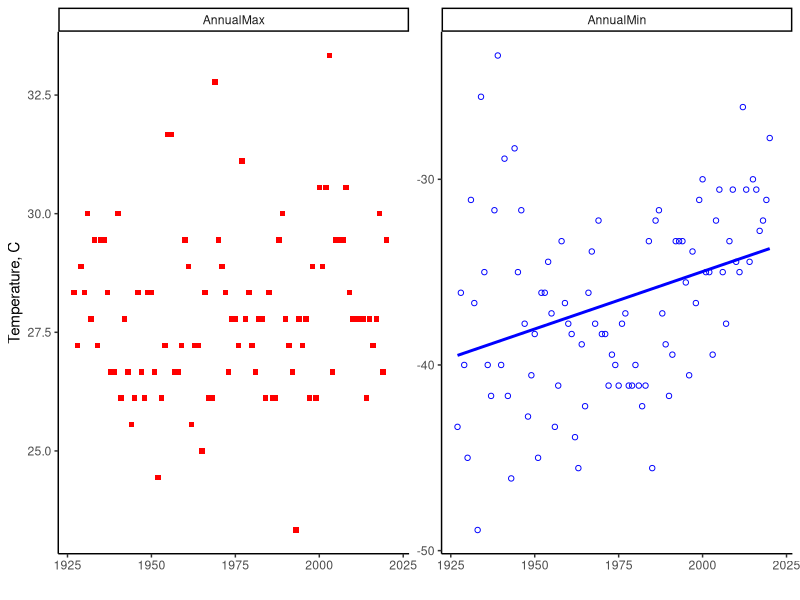
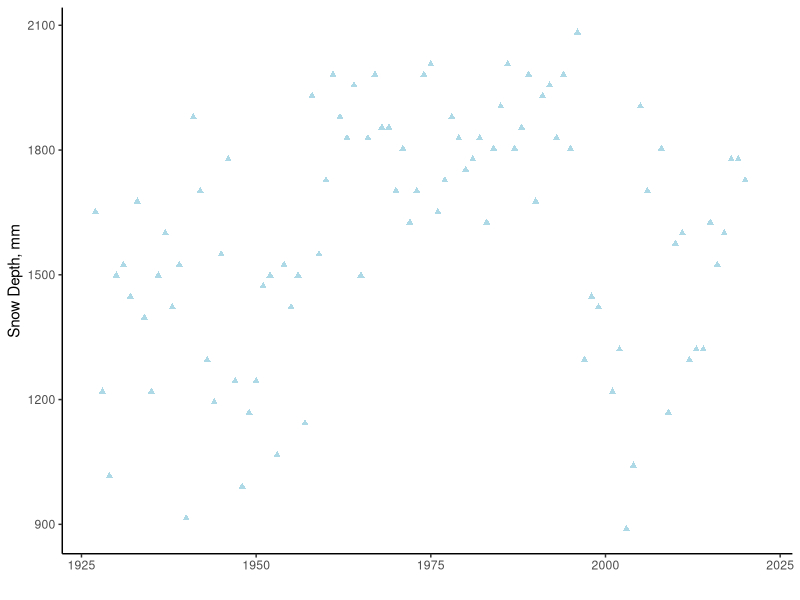
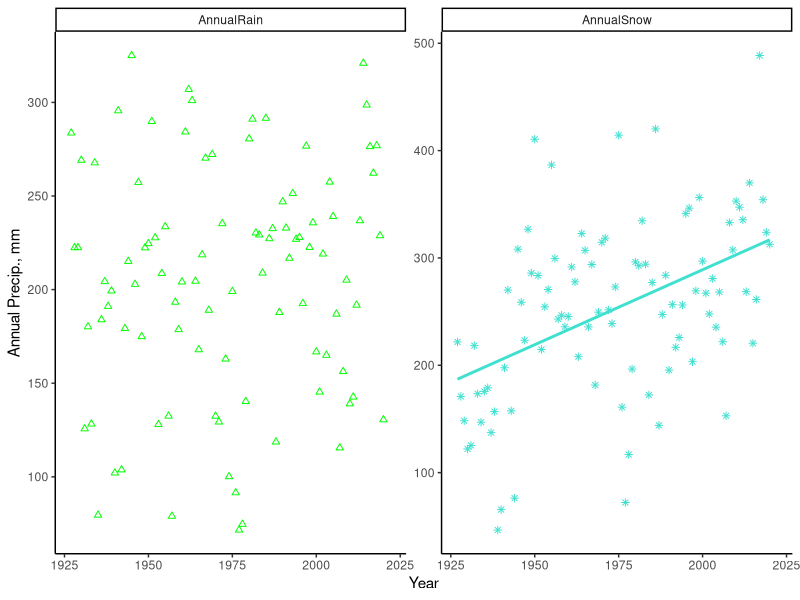
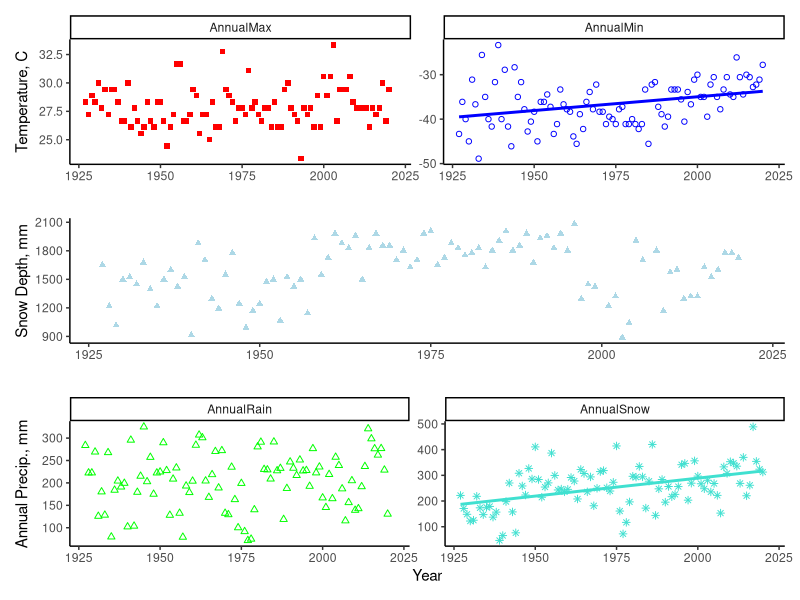
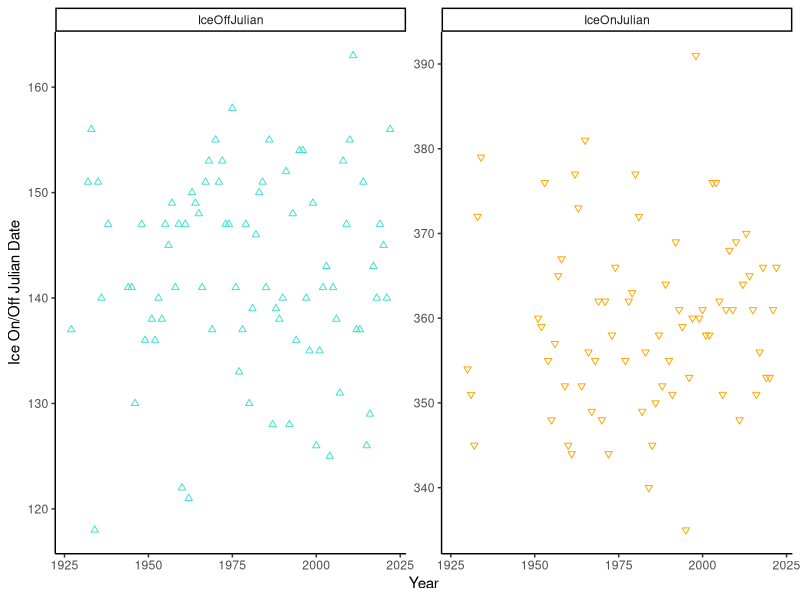
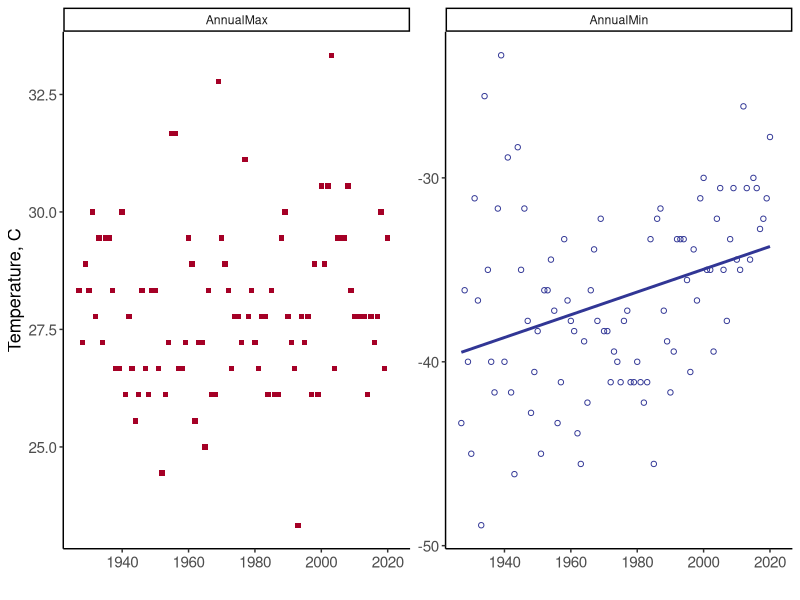
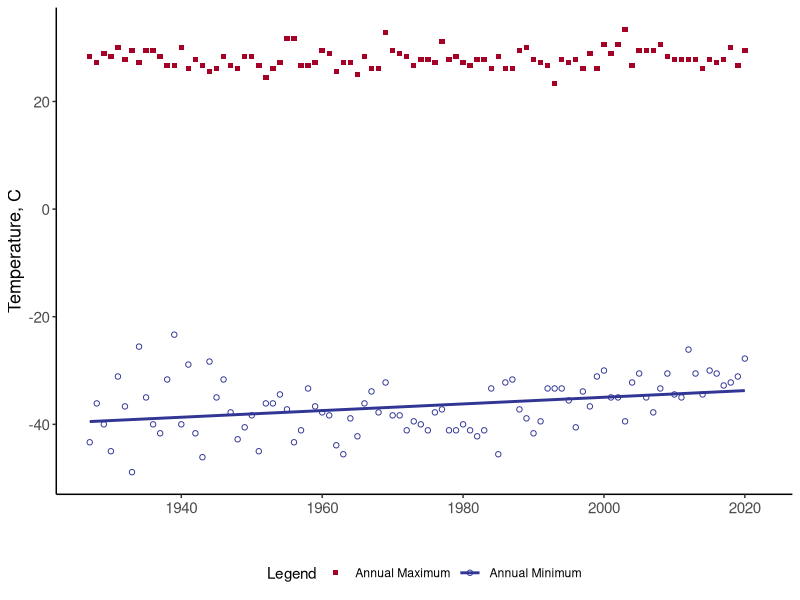
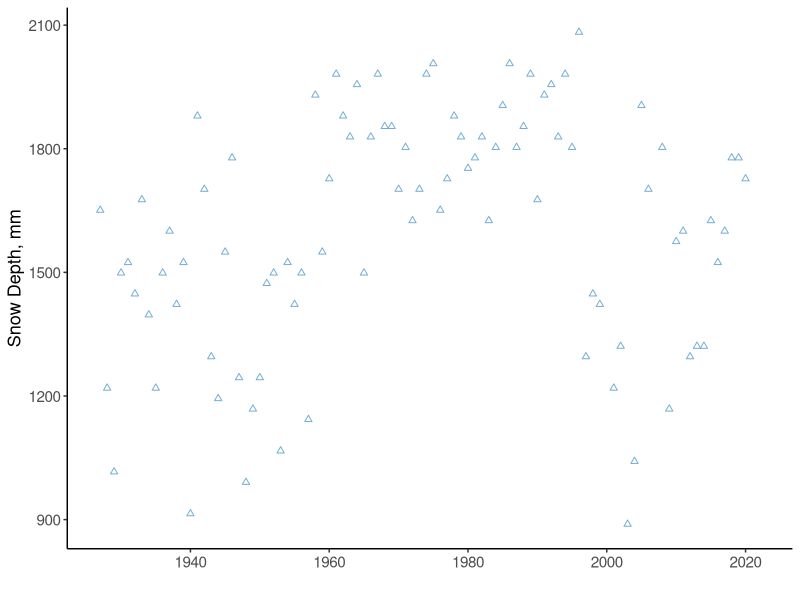

These figures' R source, in order: (Note: this script raises an error after producing the figures.)
## ---- chunk 1
library(ggplot2) #ggplot package for plotting
library(tidyverse) #tidyverse for data wrangling
library(lubridate) #lubridate package for working with dates (not used in this script)
library(patchwork) #patchwork package for multi-panel figure layouts
library(RColorBrewer) #RColorBrewer for color palettes
## ---- chunk 2
ysl_ice <- read.csv(here::here("scripts/YSLoff.csv"))%>% #UPDATE FILEPATH HERE
  select(Year:SnowDepth)%>%
  select(-IceOnDate, -IceOffDate) #select desired columns
## ---- chunk 3
ysl_ice <- ysl_ice %>%
  mutate(ice_cover = #name of new column
           IceOffJulian+(365-IceOnJulian) #calculate ice cover duration = julian day of ice off + 365 - julian day of ice on
           )
#Checking that calculation worked: 
head(ysl_ice)
summary(ysl_ice$ice_cover, na.rm = T)
## ---- chunk 4
ysl_plot <- ysl_ice %>%
  pivot_longer(!Year, #Pivot function to reorganize table - using Year as index column
               names_to = "meas_type", #name of measurement type column
               values_to = "meas_value") #name of measurement value column

#Checking the first two years:
head(ysl_plot, 16)
## ---- chunk 5
f1a <- ggplot(
  filter(ysl_plot, meas_type == "AnnualMax" | meas_type == "AnnualMin"), #data source - selecting desired rows
  aes(x = Year, y = meas_value, shape = meas_type, color = meas_type) #aesthetic mapping: x = year, y = temp, shape = max or min, color = max or min
)+
  geom_point()+ #points
  geom_smooth(data = subset(ysl_plot, meas_type == "AnnualMin"), #sub-setting data - only want to add trendline to annual minimum temp
              aes(x = Year, y = meas_value), #Aesthetics - x = year, y = measurement value
              method = "lm", se = F)+ # Make trendline linear
  theme_classic()+ #Making it look like baseR plots
  labs(x = "", y = "Temperature, C", shape = "Legend", color = "Legend")+ #Labeling axes and legend
  scale_shape_manual(values = c(15, 21),labels = c("Maximum Temp., C", "Minimum Temp., C"), name = "Legend")+ #adjusting shapes and labels of points
  scale_color_manual(values = c("Red", "Blue"), labels = c("Maximum Temp., C", "Minimum Temp., C"), name = "Legend")+ #adjusting colors and labels
  facet_wrap(~meas_type, scales = "free_y")+ #Make 2 side-by side plots with min and max temps; color coded by measurement type
  theme(legend.position = "none") # removing legend

f1a
## ---- chunk 6
f1b <- ggplot(
  filter(ysl_plot, meas_type == "SnowDepth"), #data source - selecting desired rows
  aes(x = Year, y = meas_value, shape = meas_type, color = meas_type) #aesthetic mapping: x = year, y = temp, shape = max or min, color = max or min
)+
  geom_point()+ #points
  theme_classic()+ #Making it look like baseR plots
  labs(x = "", y = "Snow Depth, mm", shape = "Legend", color = "Legend")+ #Labeling axes and legend
  scale_shape_manual(values = c(17), labels = c("Snow Depth, mm"), name = "Legend")+ #adjusting shapes and labels of points
  scale_color_manual(values = c("LightBlue"), labels = c("Snow Depth, mm"), name = "Legend")+ #adjusting colors and labels
  theme(legend.position = "none") #removing legend

f1b  
## ---- chunk 7
f1c<- ggplot(
  filter(ysl_plot, meas_type == "AnnualRain" | meas_type == "AnnualSnow"), #data source - selecting desired rows
  aes(x = Year, y = meas_value, shape = meas_type, color = meas_type) #aesthetic mapping: x = year, y = temp, shape = max or min, color = max or min
)+
  geom_point()+ #points
  geom_smooth(data = subset(ysl_plot, meas_type == "AnnualSnow"), #sub-setting data - only want to add trendline to annual minimum temp
              aes(x = Year, y = meas_value), #Aesthetics - x = year, y = measurement value
              method = "lm", se = F)+ # Make trendline linear
  theme_classic()+ #Making it look like baseR plots
  labs(x = "Year", y = "Annual Precip., mm", shape = "Legend", color = "Legend")+ #Labeling axes and legend
  scale_shape_manual(values = c(24, 8),labels = c("Annual Rainfall, mm", "Annual Snowfall, mm"), name = "Legend")+ #adjusting shapes and labels of points
  scale_color_manual(values = c("Green", "Turquoise"), labels = c("Annual Rainfall, mm", "Annual Snowfall, mm"), name = "Legend")+ #adjusting colors and labels
  facet_wrap(~meas_type, scales = "free_y")+ #Make 2 side-by side plots with min and max temps; color coded by measurement type
  theme(legend.position = "none") #removing legends 
f1c
## ---- chunk 8
f1abc <- f1a/f1b/f1c #Plot layout using patchwork package: "/" syntax = plot 1 over plot 2
f1abc
## ---- chunk 9
ggsave("plots/fig1_orig.pdf", #filepath and name for saving plot
       plot = f1abc, #ggplot object to save
       device = "pdf", #Specifying to save as PDF
       width = 6.5 , height = 9 , units = "in", #size: specifying width, height, and units (in, px, cm, etc)
       dpi = "retina") #resolution 
## ---- chunk 10
f2 <- ggplot(
  filter(ysl_plot, meas_type == "IceOnJulian" | meas_type == "IceOffJulian"), #data source - selecting desired rows
  aes(x = Year, y = meas_value, shape = meas_type, color = meas_type) #aesthetic mapping: x = year, y = temp, shape = max or min, color = max or min
)+
  geom_point()+ #points
  theme_classic()+ #Making it look like baseR plots
  labs(x = "Year", y = "Ice On/Off Julian Date", shape = "Legend", color = "Legend")+ #Labeling axes and legend
  scale_shape_manual(values = c(24, 25),labels = c("Ice Off Date", "Ice On Date"), name = "Legend")+ #adjusting shapes and labels of points
  scale_color_manual(values = c("Turquoise", "Orange"), labels = c("Ice Off Date", "Ice On Date"), name = "Legend")+ #adjusting colors and labels
  facet_wrap(~meas_type, scales = "free_y")+ #Make 2 side-by side plots with Ice on and off; color coded by measurement type
  theme(legend.position = "none") #removing legend
f2
## ---- chunk 11
ggsave("plots/fig2_orig.pdf", plot = f2, device = "pdf", width = 6.5 , height = 5 , units = "in", dpi = "retina") #see above for detailed syntax
## ---- chunk 12
temp.pal <- c("#A50026", "#313695") #specifying color palettes for the different graph types - color codes are based on colorblind-friendly palettes from the RColorBrewer package. 
snow.pal <- "#74ADD1"
precip.pal <- c("#7FC97F","#35978F")
## ---- chunk 13
f1a.edited <- ggplot(
  filter(ysl_plot, meas_type == "AnnualMax" | meas_type == "AnnualMin"), #data source - selecting desired rows
  aes(x = Year, y = meas_value, shape = meas_type, color = meas_type) #aesthetic mapping: x = year, y = temp, shape = max or min, color = max or min
)+
  geom_point()+ #points
  geom_smooth(data = subset(ysl_plot, meas_type == "AnnualMin"), #sub-setting data - only want to add trendline to annual minimum temp
              aes(x = Year, y = meas_value), #Aesthetics - x = year, y = measurement value
              method = "lm", se = F)+ # Make trendline linear
  theme_classic()+ #Making it look like baseR plots
  labs(x = "", y = "Temperature, C", shape = "Legend", color = "Legend")+ #Labeling axes and legend
  scale_shape_manual(values = c(15, 1),labels = c("Maximum Temp., C", "Minimum Temp., C"), name = "Legend")+ #adjusting shapes and labels of points
  scale_color_manual(values = temp.pal, labels = c("Maximum Temp., C", "Minimum Temp., C"), name = "Legend")+ #adjusting colors and labels
  facet_wrap(~meas_type, scales = "free_y")+ #Make 2 side-by side plots with min and max temps; color coded by measurement type
  theme(legend.position = "none", 
        axis.title = element_text(size = 13), #adjusting size of axis title text
        axis.text = element_text(size = 11) #adjusting size of axis labels
        )+
  scale_x_continuous(limits = c(1927, 2022), n.breaks =6)

f1a.edited
## ---- chunk 14
f1a.single <- ggplot(
  filter(ysl_plot, meas_type == "AnnualMax" | meas_type == "AnnualMin"), #data source - selecting desired rows
  aes(x = Year, y = meas_value, shape = meas_type, color = meas_type) #aesthetic mapping: x = year, y = temp, shape = max or min, color = max or min
)+
  geom_point()+ #points
  geom_smooth(data = subset(ysl_plot, meas_type == "AnnualMin"), #sub-setting data - only want to add trendline to annual minimum temp
              aes(x = Year, y = meas_value), #Aesthetics - x = year, y = measurement value
              method = "lm", se = F)+ # Make trendline linear
  theme_classic()+ #Making it look like baseR plots
  labs(x = "", y = "Temperature, C", shape = "Legend", color = "Legend")+ #Labeling axes and legend
  scale_shape_manual(values = c(15, 1),labels = c("Annual Maximum", "Annual Minimum"), name = "Legend")+ #adjusting shapes and labels of points
  scale_color_manual(values = temp.pal, labels = c("Annual Maximum", "Annual Minimum"), name = "Legend")+ #adjusting colors and labels
  theme(legend.position = "bottom", 
        axis.title = element_text(size = 13), #adjusting size of axis title text
        axis.text = element_text(size = 11) #adjusting size of axis labels
        )+
  scale_x_continuous(limits = c(1927, 2022), n.breaks =6)

f1a.single
## ---- chunk 15
f1b.edited <- ggplot(
  filter(ysl_plot, meas_type == "SnowDepth"), #data source - selecting desired rows
  aes(x = Year, y = meas_value, shape = meas_type, color = meas_type) #aesthetic mapping: x = year, y = temp, shape = max or min, color = max or min
)+
  geom_point()+ #points
  theme_classic()+ #Making it look like baseR plots
  labs(x = "", y = "Snow Depth, mm", shape = "Legend", color = "Legend")+ #Labeling axes and legend
  scale_shape_manual(values = c(2), labels = c("Snow Depth, mm"), name = "Legend")+ #adjusting shapes and labels of points
  scale_color_manual(values = snow.pal, labels = c("Snow Depth, mm"), name = "Legend")+ #adjusting colors and labels
  theme(legend.position = "none", 
        axis.title = element_text(size = 13), #adjusting size of axis title text
        axis.text = element_text(size = 11) #adjusting size of axis labels
        )+
  scale_x_continuous(limits = c(1927, 2022), n.breaks =6)

f1b.edited  
## ---- chunk 16
f1c.edited<- ggplot(
  filter(ysl_plot, meas_type == "AnnualRain" | meas_type == "AnnualSnow"), #data source - selecting desired rows
  aes(x = Year, y = meas_value, shape = meas_type, color = meas_type) #aesthetic mapping: x = year, y = temp, shape = max or min, color = max or min
)+
  geom_point()+ #points
  geom_smooth(data = subset(ysl_plot, meas_type == "AnnualSnow"), #sub-setting data - only want to add trendline to annual minimum temp
              aes(x = Year, y = meas_value), #Aesthetics - x = year, y = measurement value
              method = "lm", se = F)+ # Make trendline linear
  theme_classic()+ #Making it look like baseR plots
  labs(x = "Year", y = "Annual Precip., mm", shape = "Legend", color = "Legend")+ #Labeling axes and legend
  scale_shape_manual(values = c(19, 8),labels = c("Annual Rainfall, mm", "Annual Snowfall, mm"), name = "Legend")+ #adjusting shapes and labels of points
  scale_color_manual(values = c(precip.pal), labels = c("Annual Rainfall, mm", "Annual Snowfall, mm"), name = "Legend")+ #adjusting colors and labels
  facet_wrap(~meas_type, scales = "free_y")+ #Make 2 side-by side plots with min and max temps; color coded by measurement type
  theme(legend.position = "none", 
        axis.title = element_text(size = 13), #adjusting size of axis title text
        axis.text = element_text(size = 11) #adjusting size of axis labels
        )+
  scale_x_continuous(limits = c(1927, 2022), n.breaks =6)
f1c.edited
## ---- chunk 17
f1abc.edited <- f1a.edited/f1b.edited/f1c.edited #multi-panel plot layout using the patchwork package: "/" syntax between 2 plot objects = plot 1 above plot 2
f1abc.single
f1abc.edited
## ---- chunk 18
ggsave("plots/fig1_edited.pdf", plot = f1abc.edited, device = "pdf", width = 6.5 , height = 9 , units = "in", dpi = "retina")#see above for detailed syntax
## ---- chunk 19
f1abc.single <- f1a.single/f1b.edited/f1c.edited #multi-panel plot layout using the patchwork package: "/" syntax between 2 plot objects = plot 1 above plot 2
f1abc.single
## ---- chunk 20
ggsave("plots/fig1_single.pdf", plot = f1abc.single, device = "pdf", width = 6.5 , height = 9 , units = "in", dpi = "retina")#see above for detailed syntax
## ---- chunk 21
onoff.pal <- c("#80CDC1", "#FDAE61")

f2.edited <- ggplot(
  filter(ysl_plot, meas_type == "IceOnJulian" | meas_type == "IceOffJulian"), #data source - selecting desired rows
  aes(x = Year, y = meas_value, shape = meas_type, color = meas_type, fill = meas_type) #aesthetic mapping: x = year, y = temp, shape = max or min, color = max or min
)+
  geom_point()+ #points
  theme_classic()+ #Making it look like baseR plots
  labs(x = "Year", y = "Ice on/off Julian day", shape = "Legend", color = "Legend")+ #Labeling axes and legend
  scale_shape_manual(values = c(24, 25),labels = c("Ice Off Date", "Ice On Date"), name = "Legend")+ #adjusting shapes and labels of points
  scale_color_manual(values = onoff.pal, labels = c("Ice Off Date", "Ice On Date"), name = "Legend")+ #adjusting colors and labels
  scale_fill_manual(values = onoff.pal, labels = c("Ice Off Date", "Ice On Date"), name = "Legend")+ #adjusting fill color and labels
  facet_wrap(~meas_type, scales = "free_y")+ #Make 2 side-by side plots with Ice on and off; color coded by measurement type
  theme(legend.position = "none", 
        axis.title = element_text(size = 13), #adjusting size of axis title text
        axis.text = element_text(size = 11) #adjusting size of axis labels
        )+
  scale_x_continuous(limits = c(1927, 2022), n.breaks =6)
f2.edited
## ---- chunk 22
ggsave("plots/fig2_edited.pdf", plot = f2.edited, device = "pdf", width = 6.5 , height = 4 , units = "in", dpi = "retina")#see above for detailed syntax
## ---- chunk 23
onoff.pal <- c("#80CDC1", "#FDAE61")

f2.single <- ggplot(
  filter(ysl_plot, meas_type == "IceOnJulian" | meas_type == "IceOffJulian"), #data source - selecting desired rows
  aes(x = Year, y = meas_value, shape = meas_type, color = meas_type, fill = meas_type) #aesthetic mapping: x = year, y = temp, shape = max or min, color = max or min
)+
  geom_point()+ #points
  theme_classic()+ #Making it look like baseR plots
  labs(x = "Year", y = "Ice on/off Julian day", shape = "Legend", color = "Legend")+ #Labeling axes and legend
  scale_shape_manual(values = c(24, 25),labels = c("Ice Off Date", "Ice On Date"), name = "Legend")+ #adjusting shapes and labels of points
  scale_color_manual(values = onoff.pal, labels = c("Ice Off Date", "Ice On Date"), name = "Legend")+ #adjusting colors and labels
  scale_fill_manual(values = onoff.pal, labels = c("Ice Off Date", "Ice On Date"), name = "Legend")+ #adjusting fill color and labels
  theme(legend.position = "bottom", 
        axis.title = element_text(size = 13), #adjusting size of axis title text
        axis.text = element_text(size = 11) #adjusting size of axis labels
        )+
  scale_x_continuous(limits = c(1927, 2022), n.breaks =6)+
  scale_y_continuous(limits = c(0, 365), n.breaks = 10)
f2.single
## ---- chunk 24
ggsave("plots/fig2_single.pdf", plot = f2.single, device = "pdf", width = 6.5 , height = 4 , units = "in", dpi = "retina")#see above for detailed syntax
## ---- chunk 25
f2.duration <- ggplot(
  filter(ysl_plot, meas_type == "ice_cover"), #data source - selecting desired rows
  aes(x = Year, y = meas_value, shape = meas_type, color = meas_type, fill = meas_type) #aesthetic mapping: x = year, y = ice cover duration, shape and color aren't differentiating between anything, but make it easier to edit later
)+
  geom_point()+ #points
  theme_classic()+ #Making it look like baseR plots
  labs(x = "Year", y = "Ice cover duraiton, days", shape = "Legend", color = "Legend")+ #Labeling axes and legend (not displayed)
  scale_shape_manual(values =  c(23),labels = c("Ice Off Date", "Ice On Date"), name = "Legend")+ #adjusting shapes and labels of points
  scale_color_manual(values = c("#80CDC1"), labels = c("Ice Off Date", "Ice On Date"), name = "Legend")+ #adjusting colors and labels
  scale_fill_manual(values = c("#80CDC1"), labels = c("Ice Off Date", "Ice On Date"), name = "Legend")+ #adjusting fill color and labels
  theme(legend.position = "none", #removing legend
        axis.title = element_text(size = 13), #adjusting size of axis title text
        axis.text = element_text(size = 11) #adjusting size of axis labels
        )+ 
  scale_x_continuous(limits = c(1927, 2022), n.breaks =6) #Adjusting # of labels on x axis
  
f2.duration
## ---- chunk 26
ggsave("plots/fig2_duration.pdf", plot = f2.duration, device = "pdf", width = 6.5 , height = 4 , units = "in", dpi = "retina") #see above for detailed syntax
## ---- chunk 27
max.t <- "#A50026" 
min.t <- "#313695" #specifying color palettes for the different graph types - color codes are based on colorblind-friendly palettes from the RColorBrewer package. 
snow <- "#74ADD1"
rain <- "#7FC97F"
## ---- chunk 28
f1a.max <- ggplot(
  filter(ysl_plot, meas_type == "AnnualMax"), #data source - selecting desired rows
  aes(x = Year, y = meas_value, shape = meas_type, color = meas_type) #aesthetic mapping: x = year, y = temp, shape = max or min, color = max or min
)+
  geom_point()+ #points
  theme_classic()+ #Making it look like baseR plots
  labs(x = "", y = "Annual Max. Temp. (C)", shape = "Legend", color = "Legend")+ #Labeling axes and legend
  scale_shape_manual(values = c(15),labels = c("Annual Maximum", "Annual Minimum"), name = "Legend")+ #adjusting shapes and labels of points
  scale_color_manual(values = max.t, labels = c("Annual Maximum", "Annual Minimum"), name = "Legend")+ #adjusting colors and labels
  theme(legend.position = "none", 
           axis.title.y = element_text(size = 13), #adjusting size of axis title text
        axis.text.y = element_text(size = 11), #adjusting size of axis labels
        axis.text.x = element_blank(), #Removing x-axis labels
        axis.title.x = element_blank() #removing x-axis 
        )+
  scale_x_continuous(limits = c(1927, 2022), n.breaks =6)

f1a.max
## ---- chunk 29
f1b.min <- ggplot(
  filter(ysl_plot, meas_type == "AnnualMin"), #data source - selecting desired rows
  aes(x = Year, y = meas_value, shape = meas_type, color = meas_type) #aesthetic mapping: x = year, y = temp, shape = max or min, color = max or min
)+
  geom_point()+ #points
  geom_smooth(data = subset(ysl_plot, meas_type == "AnnualMin"), #sub-setting data - only want to add trendline to annual minimum temp
              aes(x = Year, y = meas_value), #Aesthetics - x = year, y = measurement value
              method = "lm", se = F)+ # Make trendline linear
  theme_classic()+ #Making it look like baseR plots
  labs(x = "", y = "Annual Min. Temp. (C)", shape = "Legend", color = "Legend")+ #Labeling axes and legend
  scale_shape_manual(values = c(1), labels = c("Annual Maximum", "Annual Minimum"), name = "Legend")+ #adjusting shapes and labels of points
  scale_color_manual(values = min.t, labels = c("Annual Maximum", "Annual Minimum"), name = "Legend")+ #adjusting colors and labels
  theme(legend.position = "none", 
         axis.title.y = element_text(size = 13), #adjusting size of axis title text
        axis.text.y = element_text(size = 11), #adjusting size of axis labels
        axis.text.x = element_blank(), #Removing x-axis labels
        axis.title.x = element_blank() #removing x-axis 
        )+
  scale_x_continuous(limits = c(1927, 2022), n.breaks =6)

f1b.min
## ---- chunk 30
f1c.snow <- ggplot(
  filter(ysl_plot, meas_type == "SnowDepth"), #data source - selecting desired rows
  aes(x = Year, y = meas_value, shape = meas_type, color = meas_type) #aesthetic mapping: x = year, y = temp, shape = max or min, color = max or min
)+
  geom_point()+ #points
  theme_classic()+ #Making it look like baseR plots
  labs(x = "", y = "Snow Depth (mm)", shape = "Legend", color = "Legend")+ #Labeling axes and legend
  scale_shape_manual(values = c(17), labels = c("Snow Depth, mm"), name = "Legend")+ #adjusting shapes and labels of points
  scale_color_manual(values = snow, labels = c("Snow Depth, mm"), name = "Legend")+ #adjusting colors and labels
  theme(legend.position = "none", 
            axis.title.y = element_text(size = 13), #adjusting size of axis title text
        axis.text.y = element_text(size = 11), #adjusting size of axis labels
        axis.text.x = element_blank(), #Removing x-axis labels
        axis.title.x = element_blank() #removing x-axis 
        )+
  scale_x_continuous(limits = c(1927, 2022), n.breaks =6)
f1c.snow
## ---- chunk 31
f1d.rain <- ggplot(
  filter(ysl_plot, meas_type == "AnnualRain"), #data source - selecting desired rows
  aes(x = Year, y = meas_value, shape = meas_type, color = meas_type) #aesthetic mapping: x = year, y = temp, shape = max or min, color = max or min
)+
  geom_point()+ #points
  theme_classic()+ #Making it look like baseR plots
  labs(x = "", y = "Annual Rainfall (mm)", shape = "Legend", color = "Legend")+ #Labeling axes and legend
  scale_shape_manual(values = c(19, 8),labels = c("Annual Rainfall, mm", "Annual Snowfall, mm"), name = "Legend")+ #adjusting shapes and labels of points
  scale_color_manual(values = c(rain), labels = c("Annual Rainfall, mm", "Annual Snowfall, mm"), name = "Legend")+ #adjusting colors and labels
  theme(legend.position = "none", 
          axis.title.y = element_text(size = 13), #adjusting size of axis title text
        axis.text.y = element_text(size = 11), #adjusting size of axis labels
        axis.text.x = element_blank(), #Removing x-axis labels
        axis.title.x = element_blank() #removing x-axis 
        )+
  scale_x_continuous(limits = c(1927, 2022), n.breaks =6)
f1d.rain
## ---- chunk 32
f1e.snow <- ggplot(
  filter(ysl_plot, meas_type == "AnnualSnow"), #data source - selecting desired rows
  aes(x = Year, y = meas_value, shape = meas_type, color = meas_type) #aesthetic mapping: x = year, y = temp, shape = max or min, color = max or min
)+
  geom_point()+ #points
  geom_smooth(data = subset(ysl_plot, meas_type == "AnnualSnow"), #sub-setting data - only want to add trendline to annual minimum temp
              aes(x = Year, y = meas_value), #Aesthetics - x = year, y = measurement value
              method = "lm", se = F)+ # Make trendline linear
  theme_classic()+ #Making it look like baseR plots
  labs(x = "Year", y = "Annual Snowfall (mm)", shape = "Legend", color = "Legend")+ #Labeling axes and legend
  scale_shape_manual(values = c(19, 8),labels = c("Annual Rainfall, mm", "Annual Snowfall, mm"), name = "Legend")+ #adjusting shapes and labels of points
  scale_color_manual(values = c(snow), labels = c("Annual Rainfall, mm", "Annual Snowfall, mm"), name = "Legend")+ #adjusting colors and labels
  theme(legend.position = "none", 
        axis.title = element_text(size = 13), #adjusting size of axis title text
        axis.text = element_text(size = 11) #adjusting size of axis labels
        )+
  scale_x_continuous(limits = c(1927, 2022), n.breaks =6)
f1e.snow
## ---- chunk 33
f1.5panel <- f1a.max/f1b.min/f1c.snow/f1d.rain/f1e.snow
f1.5panel
## ---- chunk 34
ggsave("plots/fig1_5panel.pdf", plot = f1.5panel, device = "pdf", width = 6.5 , height = 9 , units = "in", dpi = "retina") #see above for detailed syntax
## ---- chunk 35
iceon <-"#80CDC1"
iceoff<-"#FDAE61"
## ---- chunk 36
f2a.on <- ggplot(
  filter(ysl_plot, meas_type == "IceOnJulian"), #data source - selecting desired rows
  aes(x = Year, y = meas_value, shape = meas_type, color = meas_type, fill = meas_type) #aesthetic mapping: x = year, y = temp, shape = max or min, color = max or min
)+
  geom_point()+ #points
  theme_classic()+ #Making it look like baseR plots
  labs(x = "", y = "Ice on Julian day", shape = "Legend", color = "Legend")+ #Labeling axes and legend
  scale_shape_manual(values = c(24, 25),labels = c("Ice Off Date", "Ice On Date"), name = "Legend")+ #adjusting shapes and labels of points
  scale_color_manual(values = iceon, labels = c("Ice Off Date", "Ice On Date"), name = "Legend")+ #adjusting colors and labels
  scale_fill_manual(values = iceon, labels = c("Ice Off Date", "Ice On Date"), name = "Legend")+ #adjusting fill color and labels
  theme(legend.position = "none", 
        axis.title.y = element_text(size = 13), #adjusting size of axis title text
        axis.text.y = element_text(size = 11), #adjusting size of axis labels
        axis.text.x = element_blank(), #Removing x-axis labels
        axis.title.x = element_blank() #removing x-axis 
        )+
  scale_x_continuous(limits = c(1927, 2022), n.breaks =6)
f2a.on
## ---- chunk 37
f2b.off <- ggplot(
  filter(ysl_plot, meas_type == "IceOffJulian"), #data source - selecting desired rows
  aes(x = Year, y = meas_value, shape = meas_type, color = meas_type, fill = meas_type) #aesthetic mapping: x = year, y = temp, shape = max or min, color = max or min
)+
  geom_point()+ #points
  theme_classic()+ #Making it look like baseR plots
  labs(x = "Year", y = "Ice off Julian day", shape = "Legend", color = "Legend")+ #Labeling axes and legend
  scale_shape_manual(values = c(24, 25),labels = c("Ice Off Date", "Ice On Date"), name = "Legend")+ #adjusting shapes and labels of points
  scale_color_manual(values = iceoff, labels = c("Ice Off Date", "Ice On Date"), name = "Legend")+ #adjusting colors and labels
  scale_fill_manual(values = iceoff, labels = c("Ice Off Date", "Ice On Date"), name = "Legend")+ #adjusting fill color and labels
  theme(legend.position = "none", 
        axis.title = element_text(size = 13), #adjusting size of axis title text
        axis.text = element_text(size = 11) #adjusting size of axis labels
        )+
  scale_x_continuous(limits = c(1927, 2022), n.breaks =6)
f2b.off
## ---- chunk 38
f2.2panel <- f2a.on/f2b.off
f2.2panel
## ---- chunk 39
ggsave("plots/fig2_2panel.pdf", plot = f2.2panel, device = "pdf", width = 6.5 , height = 4 , units = "in", dpi = "retina")#see above for detailed syntax
